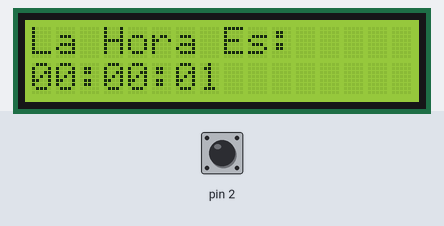
Bench run of a sketch on a simulated Arduino Uno, built with avr-gcc and run on an emulated ATmega328P. Shown: 16×2 character LCD. The inputs (shaded band) are chosen by the test bench; at power-on: pin 2 HIGH. EEPROM starts erased.

Above: at 1.1 s.
At 5.1 s:
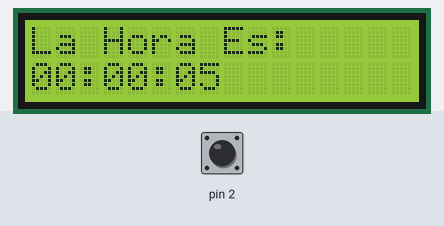
At 10.1 s:
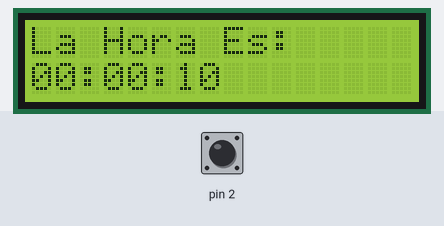
At 19.1 s:
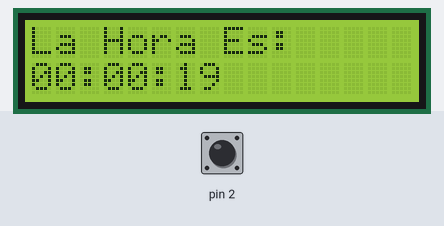
At 28.1 s:
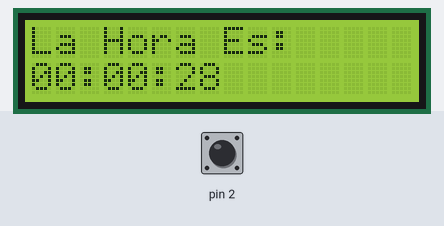
At 38.1 s:
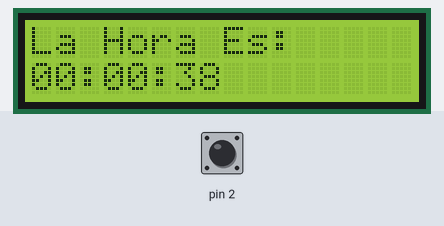

Measured:
- what the display in image 0 shows lasts 1.0 s, from 1.1 s to 2.1 s

The sketch:

Deber-Reloj-Sleep-FernandezSergio.ino
```cpp
/*
 *                      UNIVERSIDAD TECNICA DEL NORTE
 *                  FICA-CIERCOM-SISTEMAS MICROPROCESADOS
 * Nombre: Fernanddez Sergio
 * Fecha:05/02/2019
 *                                     Deber
 * Tema:Realizar un reloj dentro del arduino con el menor coste computacional
 *      que se visualiza en una LCD (apagar los periféricos que no se usen).
 */
#include <EEPROM.h>// Libreria Memoria EEPROM
#include <TimerOne.h>//Libreria Timer1
#include <MsTimer2.h>  // Libreria del Timer Dos
#include <LiquidCrystal.h> //Libreria de la LCD
#include <avr/power.h>
#include <avr/sleep.h>
#include <avr/wdt.h>
int A=13; //variable para LCD
int B=12; //variable para LCD
int C=11; //variable para LCD
int D=10; //variable para LCD
int E=9;  //variable para LCD
int F=8;  //variable para LCD
LiquidCrystal lcd(13,12,11,10,9,8); //  conf  LCD PINES
int horero=0; //Variable para las horas
int minutero=0; //Variable para los minutos
int segundos=0; //Variable para los segundos
int posicion=0;
int estado=0;
void setup() {
   Serial.begin(9600); //Inicializacion CX
   lcd.clear(); //limpieza lcd
   lcd.begin(16,2); // Inicializacion de la LCD
   MsTimer2::set(1000,reloj); // Timer 1seg con un metodo
   MsTimer2::start();//Inicio del timer
   attachInterrupt(0,despertar,FALLING);
   set_sleep_mode(SLEEP_MODE_PWR_SAVE);
   for(;posicion<=255;posicion++ ){ // Contador para encerar la memoria EEPROM
     EEPROM.write(posicion,0);
     delay(1);
}
}
void loop() {
   set_sleep_mode(SLEEP_MODE_PWR_DOWN);   //DORMIR TODO EL SISTEMA
   sleep_enable();


}
//--------------------------------------RELOJ---------------------------
void reloj(){
  lcd.clear(); //Limpieza de la LCD
  lcd.setCursor(0,0); //Posicion para la impresion
  lcd.print("La Hora Es:"); // Caracteres a imprimir
  if(segundos<59){
      segundos++;
    }
    else{
         if(minutero<59){
           minutero++; //aumento de valor
           EEPROM.write(0,minutero); //Guarda minutero en la pos 0
           segundos=0;// Inicializacion variable
          }
          else{
              if(horero<24){
                horero++;// Aumento de valor
                EEPROM.write(1,horero);//Guarda minutero en la pos 1
                minutero=0;// Inicializacion variable
                }
                else{
                   horero=0;// Inicializacion variable
                  }
            }
      }

      if(horero<24){ //condicion Horero
        lcd.setCursor(0,1); //Posicion para la impresion
        if(horero<10) //condicion horero menor a 10
        lcd.print("0"); //Caracter a imprimir
        lcd.print(horero); //Variable a imprimir
        }
        lcd.setCursor(2,1);  //Posicion a imprimir
        lcd.print(":"); // Caracter a imprimir
        if(minutero<60){ //condicion minutero
        lcd.setCursor(3,1); //Posicion para la impresion
        if(minutero<10) // condicion minutero menor a 10
        lcd.print("0"); // Caracter a imprimir
        lcd.print(minutero); //Variable a imprimir
        }
        lcd.setCursor(5,1); //Posicion para la impresion
        lcd.print(":"); // Caracter a imprimir
        if(segundos<60){ //Condicion del segundero
        lcd.setCursor(6,1); //Posicion para la impresion
      if(segundos<10) //Condicon del segundero menor a 10
        lcd.print("0");  // Caracter a imprimir
        lcd.print(segundos); //Variable a imprimir
        }}


     void despertar(){
      estado++;
      if(estado==1){

        power_adc_enable();
      }
      else{
        power_adc_disable();
      }
     }
```
